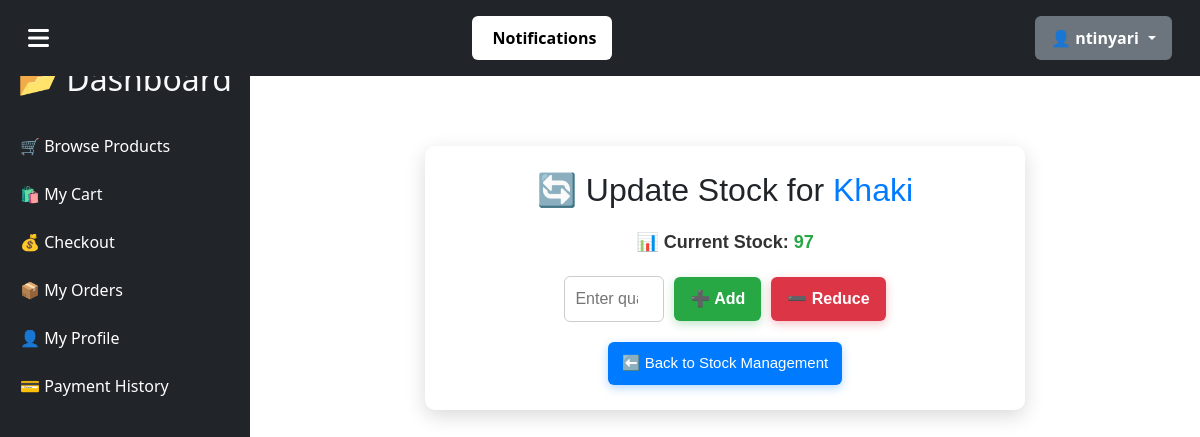
The page /inventory/stock/update/14/ (signed in) on the database its author committed.
### users/models.py (models this page shows, shortened)
class CustomUser(AbstractUser):
    ROLE_CHOICES = [
        ('admin', 'Admin'),
        ('customer', 'Customer'),
    ]
    email = models.EmailField(unique=True)
    role = models.CharField(max_length=10, choices=ROLE_CHOICES, default='customer')
    objects = CustomUserManager()  # Attach the custom manager
    USERNAME_FIELD = "username"
    REQUIRED_FIELDS = ["email"]
    class Meta:
        verbose_name = "User"
        verbose_name_plural = "Users"

### inventory/models.py (models this page shows, shortened)
class Product(models.Model):
    name = models.CharField(max_length=100)
    sku = models.CharField(max_length=50, unique=True)
    category = models.ForeignKey(Category, on_delete=models.PROTECT, related_name="products")
    supplier = models.ForeignKey(Supplier, on_delete=models.SET_NULL, null=True, blank=True, related_name="supplied_products")
    description = models.TextField(null=True, blank=True)
    quantity = models.PositiveIntegerField(default=0)  # ✅ Add quantity field
    price = models.DecimalField(max_digits=10, decimal_places=2)
    image = models.ImageField(upload_to='product_images/', null=True, blank=True)
    created_at = models.DateTimeField(auto_now_add=True)
    updated_at = models.DateTimeField(auto_now=True)

class Stock(models.Model):
    product = models.ForeignKey(Product, on_delete=models.CASCADE, related_name='stock_entries')
    quantity = models.PositiveIntegerField()
    low_stock_threshold = models.PositiveIntegerField(default=10)
    last_updated = models.DateTimeField(auto_now=True)

### inventory/views.py (the view, shortened to what this page needs)
# urls.py: path('stock/update/', update_stock, name='update_stock'),
@csrf_exempt
def update_stock(request, product_id):
    product = get_object_or_404(Product, id=product_id)
    stock_entry = Stock.objects.filter(product=product).first()
    return render(request, "inventory/update_stock_list.html", {"product": product, "stock": stock_entry})

### inventory/templates/inventory/update_stock_list.html (shortened to what this page needs)
{% extends 'base.html' %}
{% block content %}
<div class="container">
    <h2>🔄 Update Stock for <span style="color: #007bff;">{{ product.name }}</span></h2>
    <div class="stock-info">
        📊 Current Stock: <span style="color: #28a745;">{{ stock.quantity }}</span>
    </div>
    <form action="{% url 'inventory:update_stock' product.id %}" method="post" class="stock-form">
        <input type="number" name="quantity" placeholder="Enter quantity" required class="stock-input">
        <button type="submit" name="action" value="add" class="btn btn-add">➕ Add</button>
        <button type="submit" name="action" value="reduce" class="btn btn-reduce">➖ Reduce</button>
    </form>
    <a href="{% url 'inventory:view_stock' %}" class="back-btn">⬅️ Back to Stock Management</a>
</div>
{% endblock %}

### home/templates/base.html (shortened to what this page needs)
<!DOCTYPE html>
<html lang="en">
<head>
    <link rel="stylesheet" href="https://cdn.jsdelivr.net/npm/bootstrap@5.3.0/dist/css/bootstrap.min.css">
    <link rel="stylesheet" href="https://cdnjs.cloudflare.com/ajax/libs/font-awesome/6.4.2/css/all.min.css">
</head>
<body>
<nav class="navbar navbar-expand-lg bg-dark p-3">
    <div class="container-fluid d-flex justify-content-between align-items-center">
        <div class="menu-toggle text-white" onclick="toggleSidebar()">
            <i class="fas fa-bars"></i>
        </div>
        {% if user.is_authenticated %}
        <div class="dropdown">
            <button class="btn btn-light position-relative" type="button" id="notificationDropdown" data-bs-toggle="dropdown" aria-expanded="false">
                 Notifications
            </button>
        </div>
    {% endif %}
        <div>
            {% if user.is_authenticated %}
            <div class="dropdown">
                <button class="btn btn-secondary dropdown-toggle" type="button" data-bs-toggle="dropdown">
                    👤 {{ user.username }}
                </button>
            </div>
            {% else %}
            <a href="{% url 'login' %}" class="btn btn-success">Login</a>
            <a href="{% url 'signup' %}" class="btn btn-warning">Sign Up</a>
            {% endif %}
        </div>
    </div>
</nav>
<aside class="sidebar">
    <h2 class="text-light text-center">📂 Dashboard</h2>
    <ul class="list-unstyled mt-4">
        {% if user.is_authenticated %}
            {% if user.is_staff %}
            <li>
                <button class="dropdown-button">📦 Product Management ⬇</button>
                <ul class="dropdown-content">
                    <li><a href="{% url 'inventory:view_products' %}">📋 View Products</a></li>
                    <li><a href="{% url 'inventory:add_product' %}">➕ Add Product</a></li>
                </ul>
            </li>
            <li>
                <button class="dropdown-button">📊 Stock Management ⬇</button>
                <ul class="dropdown-content">
                    <li><a href="{% url 'inventory:view_stock' %}">📋 View Stock</a></li>
                </ul>
            </li>
            <li>
                <button class="dropdown-button">🏭 Supplier Management ⬇</button>
                <ul class="dropdown-content">
                    <li><a href="{% url 'inventory:supplier_list' %}">📋 View Suppliers</a></li>
                    <li><a href="{% url 'inventory:supplier_create' %}">➕ Add Supplier</a></li>
                </ul>
            </li>
            <li>
                <button class="dropdown-button">📊 Reports & Orders ⬇</button>
                <ul class="dropdown-content">
                    <li><a href="{% url 'order:admin_order_list' %}">📦 Orders</a></li>
                    <li><a href="{% url 'orders:order_report' %}">📊 Order Report</a></li>
                    <li><a href="{% url 'orders:admin_payment_list' %}">💳 View Payments</a></li>
                    <li><a href="{% url 'orders:export_orders_csv' %}">📄 Export Orders (CSV)</a></li>
                </ul>
            </li>
            <li><a href="{% url 'user_list' %}">👥 Manage Users</a></li>
            {% else %}
            <li><a href="{% url 'inventory:browse_products' %}">🛒 Browse Products</a></li>
            <li><a href="{% url 'orders:cart_detail' %}">🛍 My Cart</a></li>
            <li><a href="{% url 'orders:checkout_view' %}">💰 Checkout</a></li>
            <li><a href="{% url 'orders:my_orders' %}">📦 My Orders</a></li>
            <li><a href="{% url 'user_profile' %}">👤 My Profile</a></li>
            <li><a href="{% url 'orders:payment_history' %}">💳 Payment History</a></li>
            {% endif %}
        {% endif %}
    </ul>
</aside>
<main class="main-content">
    {% block content %}{% endblock %}
</main>
</body>
</html>

### home/templates/base.html (style rules this page uses)
#notificationDropdown { background-color: #fff; border: none; font-weight: bold; }
.navbar { position: sticky; top: 0; width: 100%; z-index: 1000; background-color: #343a40; padding: 15px 20px; }
.sidebar { width: 250px; height: 100vh; background-color: #212529; position: fixed; top: 0; left: 0; padding-top: 60px; transition: all 0.3s ease-in-out; }
.sidebar a { display: block; padding: 12px 20px; color: white; text-decoration: none; }
.main-content { margin-left: 250px; padding: 20px; }
.menu-toggle { font-size: 24px; cursor: pointer; color: white; }

### inventory/templates/inventory/update_stock_list.html (style rules this page uses)
.container { max-width: 600px; margin: 50px auto; padding: 25px; background: #fff; box-shadow: 0 6px 20px rgba(0, 0, 0, 0.15); border-radius: 10px; text-align: center; font-family: 'Poppins', sans-serif; }
.stock-info { font-size: 18px; margin: 20px 0; font-weight: bold; color: #333; }
.stock-form { display: flex; gap: 10px; justify-content: center; align-items: center; margin-top: 20px; }
.stock-input { width: 100px; padding: 10px; border: 1px solid #ccc; border-radius: 6px; font-size: 16px; text-align: center; transition: all 0.3s ease; }
.btn { padding: 10px 16px; border: none; border-radius: 6px; font-size: 16px; font-weight: bold; cursor: pointer; transition: 0.3s ease; display: flex; align-items: center; justify-content: center; gap: 5px; }
.btn-add { background-color: #28a745; color: white; box-shadow: 0 3px 10px rgba(40, 167, 69, 0.3); }
.btn-reduce { background-color: #dc3545; color: white; box-shadow: 0 3px 10px rgba(220, 53, 69, 0.3); }
.back-btn { display: inline-block; margin-top: 20px; background-color: #007bff; color: white; padding: 10px 14px; text-decoration: none; border-radius: 6px; font-size: 15px; transition: 0.3s ease; box-shadow: 0 3px 10px rgba(0, 123, 255, 0.3); }

### rows shown on the page
CustomUser: username "ntinyari"
Product: name "Khaki"
Stock: quantity "97"
